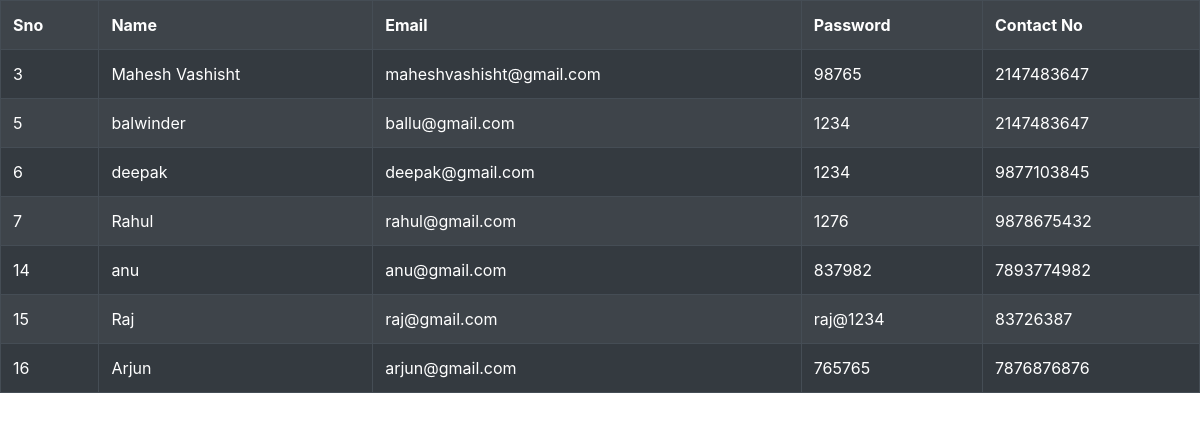
The app's page /data.php with its own data.
### tables this page shows
CREATE TABLE `customers` (
  `sno` int(100) NOT NULL,
  `name` varchar(30) DEFAULT NULL,
  `email` varchar(80) DEFAULT NULL,
  `password` varchar(200) DEFAULT NULL,
  `contact` varchar(20) DEFAULT NULL
);

### data.php (the view, shortened to what this page needs)
<!DOCTYPE html>
<html lang="en">
<head>
    <link rel="stylesheet" href="css/bootstrap.min.css">
</head>
<body>
        <?php
          echo "<table border ='solid 4px' class='table table-striped table-dark'>";
          echo  "<tr>";
          echo   "<th>Sno</th>";
          echo   "<th>Name</th>";
          echo   "<th>Email</th>";
          echo   "<th>Password</th>";
          echo   "<th>Contact No</th>";
          echo  "</tr>";
        $con=mysqli_connect("localhost","root","","project");
        $m="select * from customers";
        $z=mysqli_query($con,$m);
           while($c=mysqli_fetch_array($z))
           {
              echo "<tr>
                   <td> $c[0]  </td>
                   <td> $c[1]</td>
                   <td> $c[2] </td>
                   <td> $c[3] </td>
                   <td> $c[4] </td>
                  </tr>";
           }
           echo "</table>";
        ?>
</body>
</html>

### records on screen
customers: sno "3", name "Mahesh Vashisht", email "maheshvashisht@gmail.com", password "98765", contact "2147483647"
customers: sno "5", name "balwinder", email "ballu@gmail.com", password "1234", contact "2147483647"
customers: sno "6", name "deepak", email "deepak@gmail.com", password "1234", contact "9877103845"
customers: sno "7", name "Rahul", email "rahul@gmail.com", password "1276", contact "9878675432"
customers: sno "14", name "anu", email "anu@gmail.com", password "837982", contact "7893774982"
customers: sno "15", name "Raj", email "raj@gmail.com", password "raj@1234", contact "83726387"
customers: sno "16", name "Arjun", email "arjun@gmail.com", password "765765", contact "7876876876"
